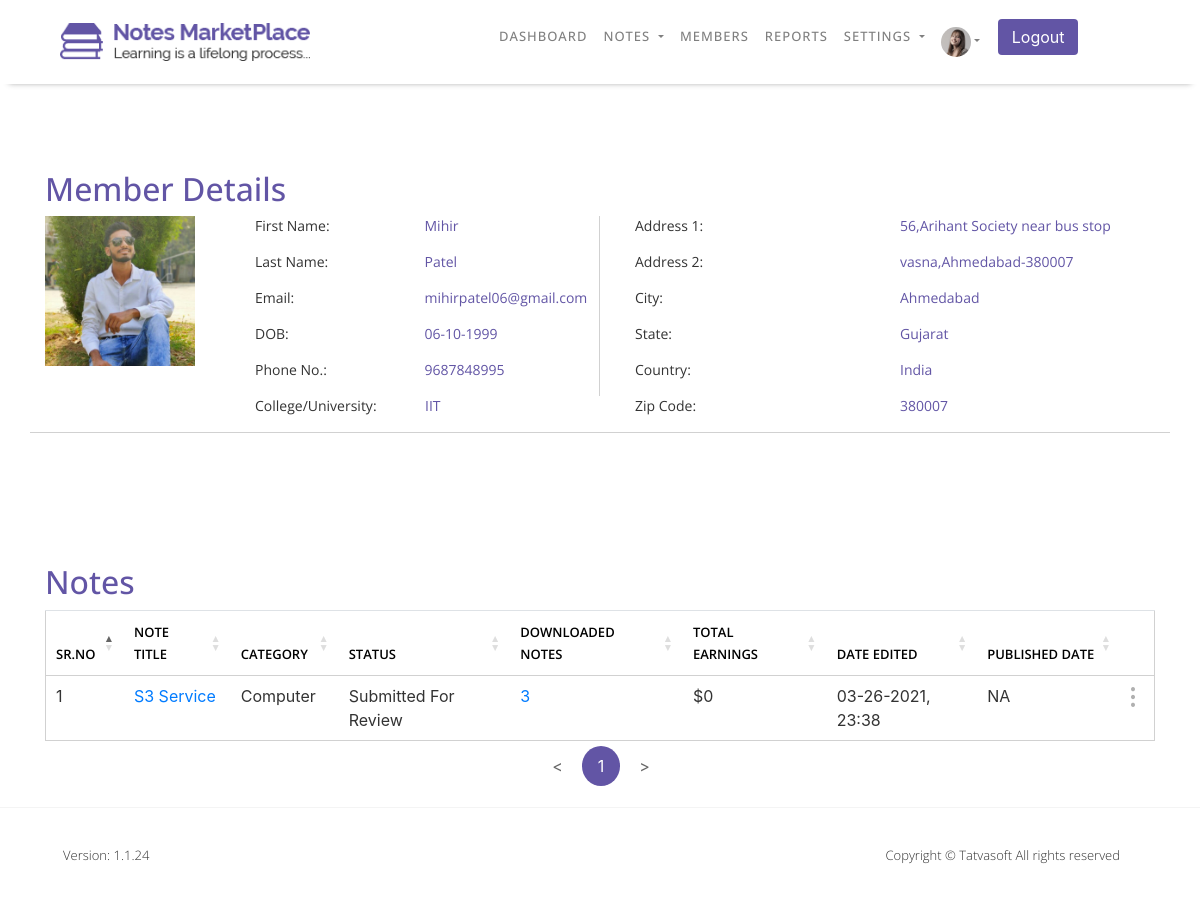
Before: /NOTESMARKETPLACE/admin/Member_Details.php?Member=10 (signed in) with the older database file.
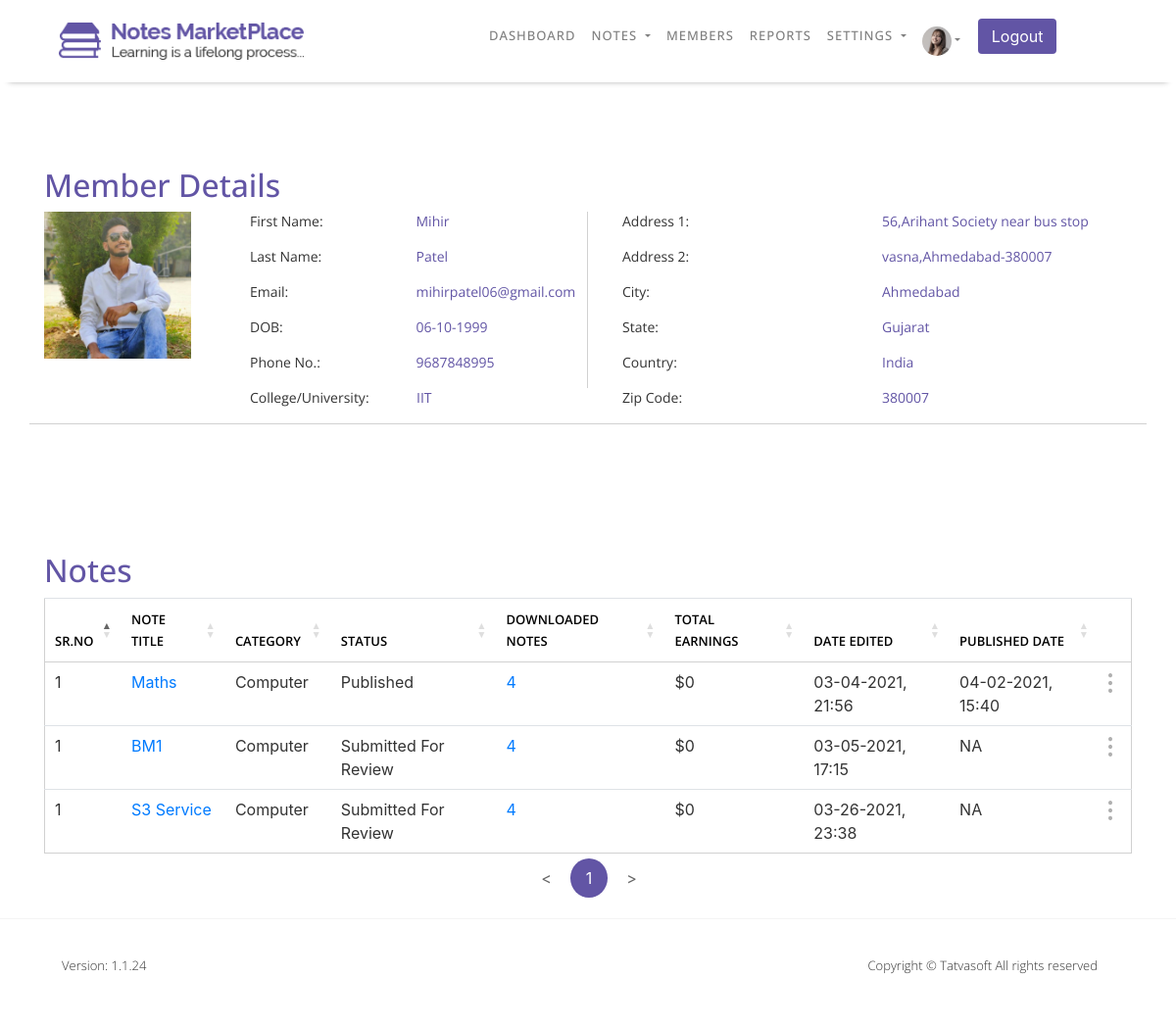
After: the same page with the newer database file.
### tables this page shows
CREATE TABLE `sellernotes` (
  `ID` int(11) NOT NULL COMMENT 'PRIMARY KEY',
  `SellerID` int(11) NOT NULL COMMENT 'FOREIGN KEY relationship with Users Table.',
  `Status` int(11) NOT NULL COMMENT 'FOREIGN KEY relationship with Referencedata Table.',
  `ActionBy` int(11) DEFAULT NULL COMMENT 'FOREIGN KEY relationship with Users Table.',
  `AdminRemarks` varchar(10000) DEFAULT NULL COMMENT 'Admin will enter the remarks when he will reject the notes or when he will mark status removed for notes via unpublished function.',
  `PublishedDate` datetime DEFAULT NULL,
  `Title` varchar(100) NOT NULL COMMENT 'FOREIGN KEY relationship with Category Table.',
  `Category` int(11) NOT NULL,
  `DisplayPicture` varchar(500) DEFAULT NULL,
  `NoteType` int(11) DEFAULT NULL COMMENT 'FOREIGN KEY relationship with Types Table.',
  `NumberOfPages` int(11) DEFAULT NULL,
  `Description` varchar(1000) NOT NULL,
  `UniversityName` varchar(200) DEFAULT NULL,
  `Country` int(11) DEFAULT NULL COMMENT 'FOREIGN KEY relationship with Countries Table.',
  `Course` varchar(100) DEFAULT NULL,
  `CourseCode` varchar(100) DEFAULT NULL,
  `Professor` varchar(100) DEFAULT NULL,
  `IsPaid` bit(2) NOT NULL DEFAULT b'0' COMMENT 'Set false if selling mode is free and set to true if selling mode is paid.',
  `SellingPrice` decimal(10,0) DEFAULT NULL COMMENT 'if selling mode is paid - selling price can not be null.',
  `NotesPreview` varchar(10000) DEFAULT NULL COMMENT 'if selling mode is paid - note preview cannot be null.',
  `CreatedDate` datetime DEFAULT current_timestamp() COMMENT 'Date and time when system has created this record.',
  `CreatedBy` int(11) DEFAULT NULL COMMENT 'UserID who has created this record.',
  `ModifiedDate` datetime DEFAULT current_timestamp() COMMENT 'Date and time when system has updated this record.',
  `ModifiedBy` int(11) DEFAULT NULL COMMENT 'UserID who has created this record.',
  `IsActive` bit(2) NOT NULL DEFAULT b'1' COMMENT 'Required Information, Default set to true.'
);

CREATE TABLE `categories` (
  `ID` int(11) NOT NULL COMMENT 'PRIMARY KEY',
  `Name` varchar(100) NOT NULL COMMENT 'Computer Science,IT, Politics, Sports, Cricket, etc.',
  `Description` varchar(500) NOT NULL COMMENT 'Description to explain what this category means.',
  `CreatedDate` datetime DEFAULT current_timestamp() COMMENT 'date and time when system has created this record.',
  `CreatedBy` int(11) DEFAULT NULL COMMENT 'UserID who has created this record.',
  `ModifiedDate` datetime DEFAULT current_timestamp() COMMENT 'Date and ime when system has updated this record.Super Admin ID you can insert static.',
  `ModifiedBy` int(11) DEFAULT NULL COMMENT 'UserID who has updated this record.',
  `IsActive` bit(2) NOT NULL DEFAULT b'1' COMMENT 'Required Information,Default set to true.'
);

CREATE TABLE `referencedata` (
  `ID` int(11) NOT NULL COMMENT 'PRIMARY KEY',
  `Value` varchar(100) NOT NULL COMMENT 'Value to display over UI for each data item',
  `DataValue` varchar(100) NOT NULL COMMENT 'Unique identifier for dataitem per category which admin never can change.',
  `RefCategory` varchar(100) NOT NULL COMMENT 'category name i.e. NotesStatus, SellingMode, Gendet etc.',
  `CreatedDate` datetime DEFAULT current_timestamp() COMMENT 'Date and time when system has created this record. ',
  `CreatedBy` int(11) DEFAULT NULL COMMENT 'UserID who has created this record.Super Admin Id you can insert static.',
  `ModifiedDate` datetime DEFAULT current_timestamp() COMMENT 'Date and time when system has updated this record.',
  `ModifiedBy` int(11) DEFAULT NULL COMMENT 'UserID who has updated this record. Super Admin Id you can insert static.',
  `IsActive` bit(2) NOT NULL DEFAULT b'1' COMMENT 'Required Information, Default set to true.'
);

### NOTESMARKETPLACE/Admin/Member_Details.php (the view, shortened to what the changed rows need)
<?php include "Config/Database-Connection.php"; ?>
    <?php
        if(isset($_SESSION['loggedin']) && $_SESSION['loggedin'] = true){
            include "Header.php";
        }else{
            header("Location: ../Login.php");
        }
    ?>
    <section id="member-details">
        <div class="content-box-lg">
            <div class="container">
                <div class="row">
                    <div class="col-md-12 col-sm-12 col-12 text-left">
                        <div class="horizontal-heading">
                            <h2>Member Details</h2>
                        </div>
                    </div>
                </div>
                <?php
                    if(isset($_GET['Member'])){
                        $ID = $_GET['Member'];
                    }
                ?>
            </div>
        </div>
    </section>
    <section id="member-notes">
        <div class="content-box-xs">
            <div class="container">
                <div class="row">
                    <div class="col-md-12 col-sm-12 col-12 text-left">
                        <div class="horizontal-heading">
                            <h2>Notes</h2>
                        </div>
                    </div>
                </div>
                <div class="row member-notes-row">
                    <div class="col-md-12 col-sm-12 col-12">
                        <div class="table-responsive">
                            <table class="table table-hover" id="Members_Details_table">
                                <thead>
                                    <tr>
                                        <th scope="col">SR.NO</th>
                                        <th scope="col">NOTE TITLE</th>
                                        <th scope="col">CATEGORY</th>
                                        <th scope="col">STATUS</th>
                                        <th scope="col">DOWNLOADED NOTES</th>
                                        <th scope="col">TOTAL EARNINGS</th>
                                        <th scope="col">DATE EDITED</th>
                                        <th scope="col">PUBLISHED DATE</th>
                                        <th scope="col"></th>
                                    </tr>
                                </thead>
                                <tbody>
                            <?php
                                    $query = "SELECT * FROM sellernotes WHERE SellerID=$ID AND Status IN (7,8,9)";
                                    $Search_all = mysqli_query($connection,$query);
                                    if(mysqli_num_rows($Search_all)!=0){
                                        $j=1;
                                        while($row =mysqli_fetch_assoc($Search_all)){
                                            $ID = $row['ID'];
                                            $Title = $row['Title'];
                                            $StatusID = $row['Status'];
                                            $CategoryID = $row['Category'];
                                            $SellingPrice = $row['SellingPrice'];
                                            $SellerID = $row['SellerID'];
                                            $CDate = $row['CreatedDate'];
                                            $PDate = $row['PublishedDate'];
                                            $createdDate = date('m-d-Y, H:i',strtotime($CDate));
                                            $PublishedDate = date('m-d-Y, H:i',strtotime($PDate));
                                        $query = "SELECT * FROM referencedata WHERE ID=$StatusID";
                                        $Status_select = mysqli_query($connection,$query);
                                        if($row = mysqli_fetch_assoc($Status_select)){
                                            $Status = $row['Value'];
                                        }else{
                                            die("Query Failed" . mysqli_error($connection));
                                        }
                                        $query = "SELECT * FROM categories WHERE ID=$CategoryID";
                                        $category_select = mysqli_query($connection,$query);
                                        if($row = mysqli_fetch_assoc($category_select)){
                                            $Category = $row['Name'];
                                        }else{
                                            die("Query Failed" . mysqli_error($connection));
                                        }
                                        $query = "SELECT * FROM downloads WHERE Downloader=$SellerID";
                                        $Download_Select = mysqli_query($connection,$query);
                                        $DownloadCount = mysqli_num_rows($Download_Select);
                                        echo "<tr>
                                            <td>$j</td>
                                            <td><a href='Notes_Details.php?
                                            Note=$ID'>$Title</a></td>
                                            <td>$Category</td>
                                            <td>$Status</td>
                                            <td><a href='Downloaded_Notes.php?UserID=$SellerID'>$DownloadCount</a></td>
                                            <td>$$SellingPrice</td>
                                            <td>$createdDate</td>";
                                            if($Status!='Published'){
                                                echo "<td>NA</td>";
                                            }else{
                                                echo "<td>$PublishedDate</td>";
                                            }
                                            echo"<td>
                                                <div class='dropdown'>
                                                    <img src='images/tables/dots.png' alt='Setting Image' class='dropbtn'>
                                                    <div class='dropdown-content'>
                                                        <a href='Attachment_Download.php?Download=$ID'>Download Notes</a>
                                                    </div>
                                                </div>
                                            </td></tr>";
                                        }
                                    }
                                ?>
                                </tbody>
                            </table>
                        </div>
                    </div>
                </div>
            </div>
        </div>
    </section>
<?php include "Footer.php"; ?>

Changed rows visible on the page:
now on this page (row edited): sellernotes: Title "Maths", Category.Name "Computer", Status.Value "Published", DownloadCount "4", SellingPrice "0", CreatedDate "03-04-2021, 21:56", PublishedDate "04-02-2021, 15:40"
now on this page (row edited): sellernotes: Title "BM1", Category.Name "Computer", Status.Value "Submitted For Review", DownloadCount "4", SellingPrice "0", CreatedDate "03-05-2021, 17:15", shows "NA"
computed for sellernotes "S3 Service": DownloadCount "3" → "4"
